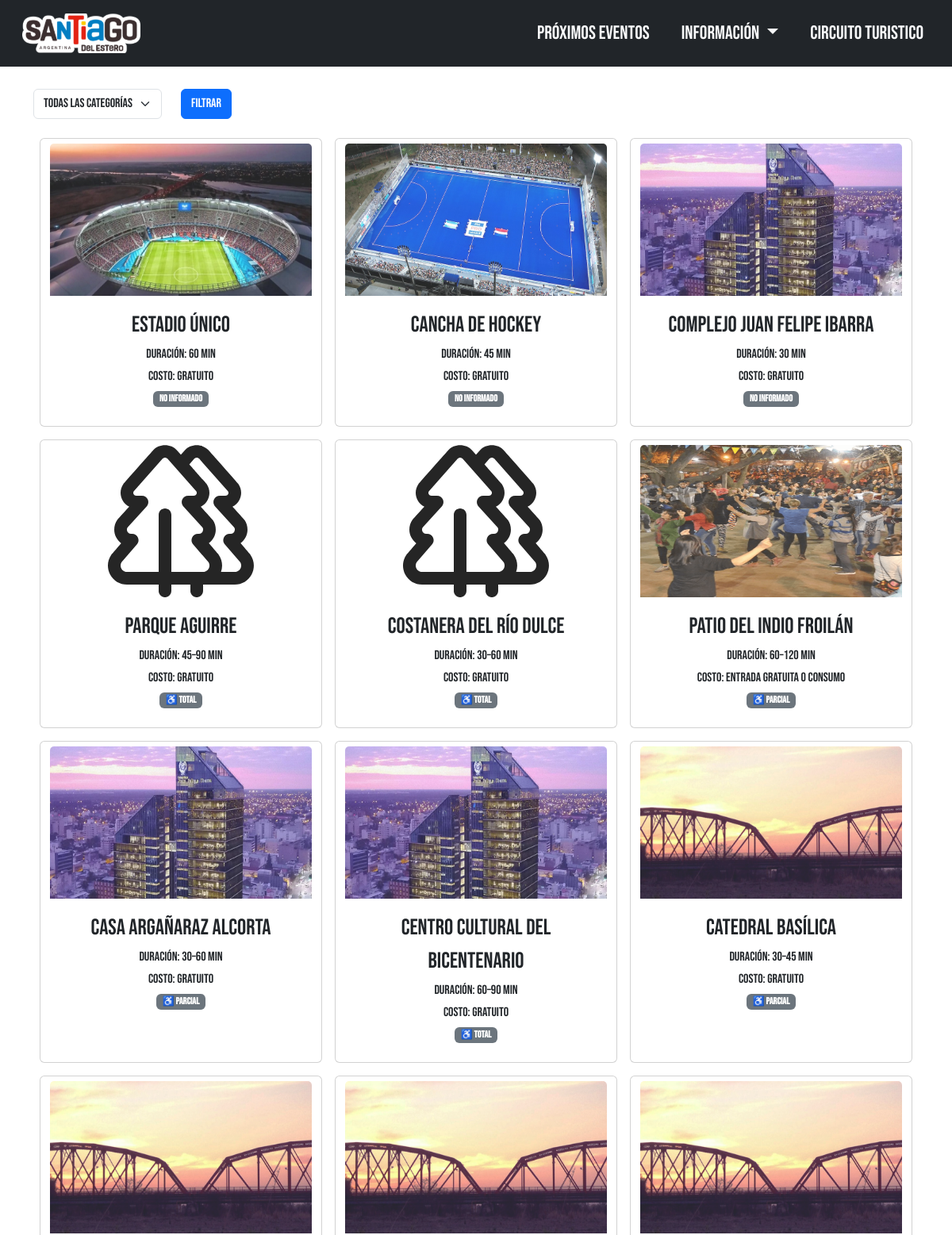
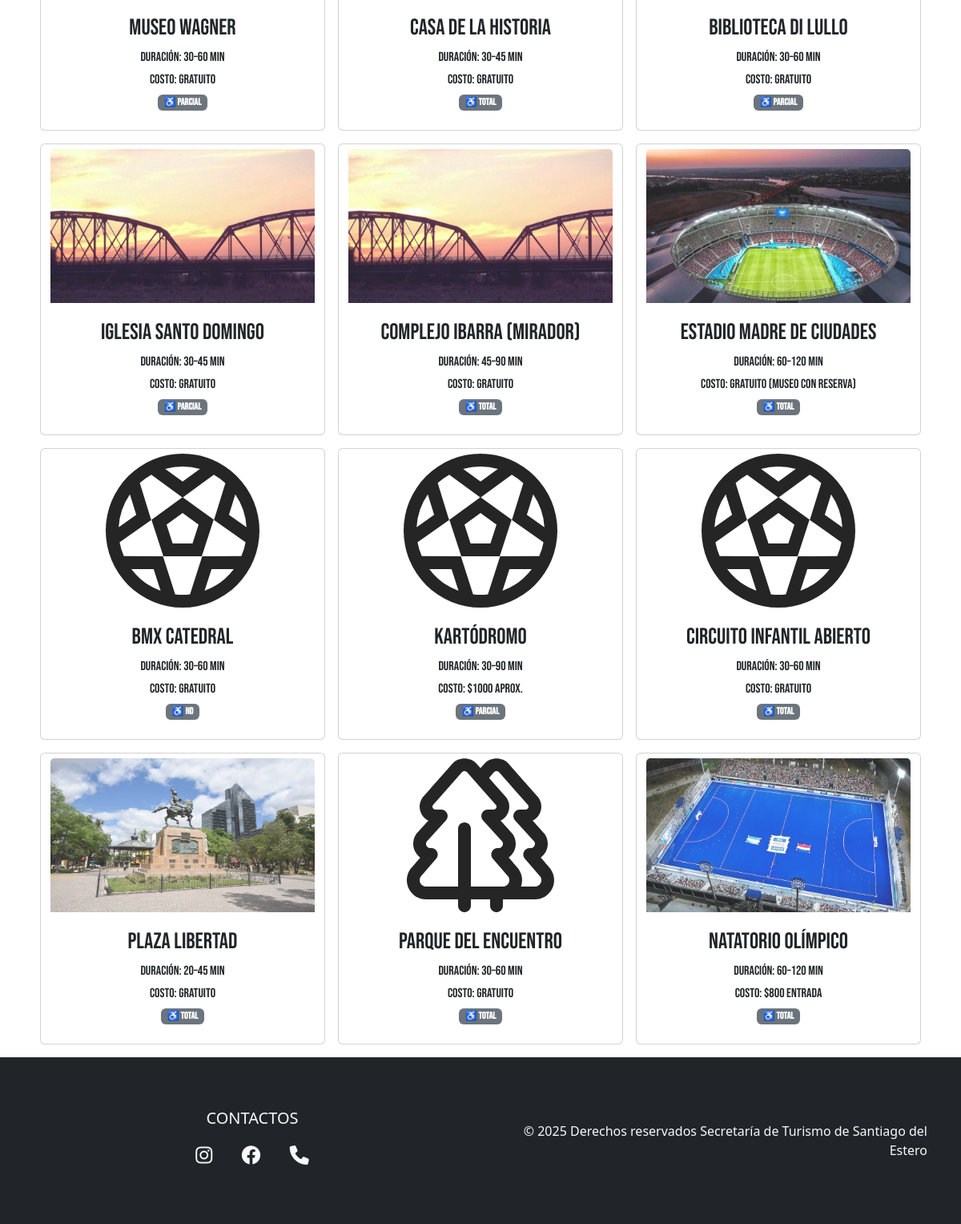
The page /destinos.php on the database its author committed (2 pictures, top to bottom).
### tables this page shows
CREATE TABLE destinos (
    id INT AUTO_INCREMENT PRIMARY KEY,
    nombre VARCHAR(255) NOT NULL,
    descripcion TEXT,
    horario VARCHAR(100),
    costo DECIMAL(10,2),
    duracion INT,
    duracion_texto VARCHAR(50),
    costo_texto VARCHAR(100),
    accesibilidad VARCHAR(50),
    imagen VARCHAR(255),
    enlace VARCHAR(255),
    latitud DECIMAL(10,6),
    longitud DECIMAL(10,6),
    categoria VARCHAR(100)
);

### destinos.php (the view, shortened to what this page needs)
<?php
require 'db.php';
$categoria = $_GET['categoria'] ?? '';
if ($categoria) {
  $stmt = $pdo->prepare('SELECT * FROM destinos WHERE categoria = ?');
  $stmt->execute([$categoria]);
} else {
  $stmt = $pdo->query('SELECT * FROM destinos');
}
$destinos = $stmt->fetchAll();
?>
<!DOCTYPE html>
<html lang="es">
<head>
</head>
<body class="bg-body bebas-neue-regular">
  <header class="pb-3">
  </header>
  <main class="container pt-5 mt-5">
    <form method="get" class="row mb-4">
      <div class="col-auto">
        <select name="categoria" class="form-select">
          <option value="">Todas las categorías</option>
        </select>
      </div>
      <div class="col-auto">
        <button type="submit" class="btn btn-primary">Filtrar</button>
      </div>
    </form>
    <section class="row justify-content-start ms-0 me-0">
      <?php foreach ($destinos as $d): ?>
        <?php
        $imagen = !empty($d['imagen']) ? $d['imagen'] : 'img/santiago-logo.png';
        $duracionLabel = $d['duracion_texto'] ?? '';
        $costoLabel = $d['costo_texto'] ?? '';
        ?>
        <a href="destino.php?id=<?= $d['id'] ?>" class="text-decoration-none text-dark col-lg-4 p-0 me-lg-0 px-lg-2 mb-lg-3 mb-3 col-md-12">
          <div class="card btn btn-light h-100">
            <img src="<?= $imagen ?>" class="card-img-top tarjeta-imagen" alt="<?= htmlspecialchars($d['nombre']) ?>">
            <div class="card-body">
              <p class="card-text fs-3 mb-1"><?= htmlspecialchars($d['nombre']) ?></p>
              <p class="roboto-300 mb-1">Duración: <?= htmlspecialchars($duracionLabel) ?></p>
              <p class="roboto-300 mb-1">Costo: <?= htmlspecialchars($costoLabel) ?></p>
              <?php if (!empty($d['accesibilidad'])): ?>
                <span class="badge text-bg-secondary"><?= htmlspecialchars($d['accesibilidad']) ?></span>
              <?php endif; ?>
            </div>
          </div>
        </a>
      <?php endforeach; ?>
    </section>
  </main>
</body>
</html>

### css/index-style.css (style rules this page uses)
:root { --celeste: #007EC2; --rojo: #950808; --azul: #1B0C82; --blanco: #f8f9fa; --negro: #402b2f; --amarillo: #ffcb05; --gris: #80828581; }
.navbar-nav .nav-item .nav-link { background-color: transparent; color: var(--blanco); text-transform: uppercase; font-family: "Bebas Neue", sans-serif; font-size: 1.5rem; text-wrap: nowrap; transition: all 0.3s linear; }
body { margin: 0; }
.footer { color: var(--blanco); padding: 2rem 0; text-align: center; font-family: Segoe UI, sans-serif; }
.social-links a { color: var(--blanco); font-size: 1.5rem; margin: 0 1rem; transition: all 0.3s ease; }
.tarjeta-imagen { transition: 0.25s; opacity: 85%; width: 100%; height: 12em; }
.bebas-neue-regular { font-family: "Bebas Neue", sans-serif; font-weight: 200; font-style: normal; }

### rows shown on the page
destinos: imagen (picture), nombre "Estadio Único", duracion_texto "60 min", costo_texto "Gratuito", accesibilidad "No informado"
destinos: imagen (picture), nombre "Cancha de Hockey", duracion_texto "45 min", costo_texto "Gratuito", accesibilidad "No informado"
destinos: imagen (picture), nombre "Complejo Juan Felipe Ibarra", duracion_texto "30 min", costo_texto "Gratuito", accesibilidad "No informado"
destinos: imagen (picture), nombre "Parque Aguirre", duracion_texto "45–90 min", costo_texto "Gratuito", accesibilidad "♿ Total"
destinos: imagen (picture), nombre "Costanera del Río Dulce", duracion_texto "30–60 min", costo_texto "Gratuito", accesibilidad "♿ Total"
destinos: imagen (picture), nombre "Patio del Indio Froilán", duracion_texto "60–120 min", costo_texto "Entrada gratuita o consumo", accesibilidad "♿ Parcial"
destinos: imagen (picture), nombre "Casa Argañaraz Alcorta", duracion_texto "30–60 min", costo_texto "Gratuito", accesibilidad "♿ Parcial"
destinos: imagen (picture), nombre "Centro Cultural del Bicentenario", duracion_texto "60–90 min", costo_texto "Gratuito", accesibilidad "♿ Total"
destinos: imagen (picture), nombre "Catedral Basílica", duracion_texto "30–45 min", costo_texto "Gratuito", accesibilidad "♿ Parcial"
destinos: imagen (picture), nombre "Museo Wagner", duracion_texto "30–60 min", costo_texto "Gratuito", accesibilidad "♿ Parcial"
destinos: imagen (picture), nombre "Casa de la Historia", duracion_texto "30–45 min", costo_texto "Gratuito", accesibilidad "♿ Total"
destinos: imagen (picture), nombre "Biblioteca Di Lullo", duracion_texto "30–60 min", costo_texto "Gratuito", accesibilidad "♿ Parcial"
destinos: imagen (picture), nombre "Iglesia Santo Domingo", duracion_texto "30–45 min", costo_texto "Gratuito", accesibilidad "♿ Parcial"
destinos: imagen (picture), nombre "Complejo Ibarra (mirador)", duracion_texto "45–90 min", costo_texto "Gratuito", accesibilidad "♿ Total"
destinos: imagen (picture), nombre "Estadio Madre de Ciudades", duracion_texto "60–120 min", costo_texto "Gratuito (museo con reserva)", accesibilidad "♿ Total"
destinos: imagen (picture), nombre "BMX Catedral", duracion_texto "30–60 min", costo_texto "Gratuito", accesibilidad "♿ No"
destinos: imagen (picture), nombre "Kartódromo", duracion_texto "30–90 min", costo_texto "$1000 aprox.", accesibilidad "♿ Parcial"
destinos: imagen (picture), nombre "Circuito Infantil Abierto", duracion_texto "30–60 min", costo_texto "Gratuito", accesibilidad "♿ Total"
destinos: imagen (picture), nombre "Plaza Libertad", duracion_texto "20–45 min", costo_texto "Gratuito", accesibilidad "♿ Total"
destinos: imagen (picture), nombre "Parque del Encuentro", duracion_texto "30–60 min", costo_texto "Gratuito", accesibilidad "♿ Total"
destinos: imagen (picture), nombre "Natatorio Olímpico", duracion_texto "60–120 min", costo_texto "$800 entrada", accesibilidad "♿ Total"
